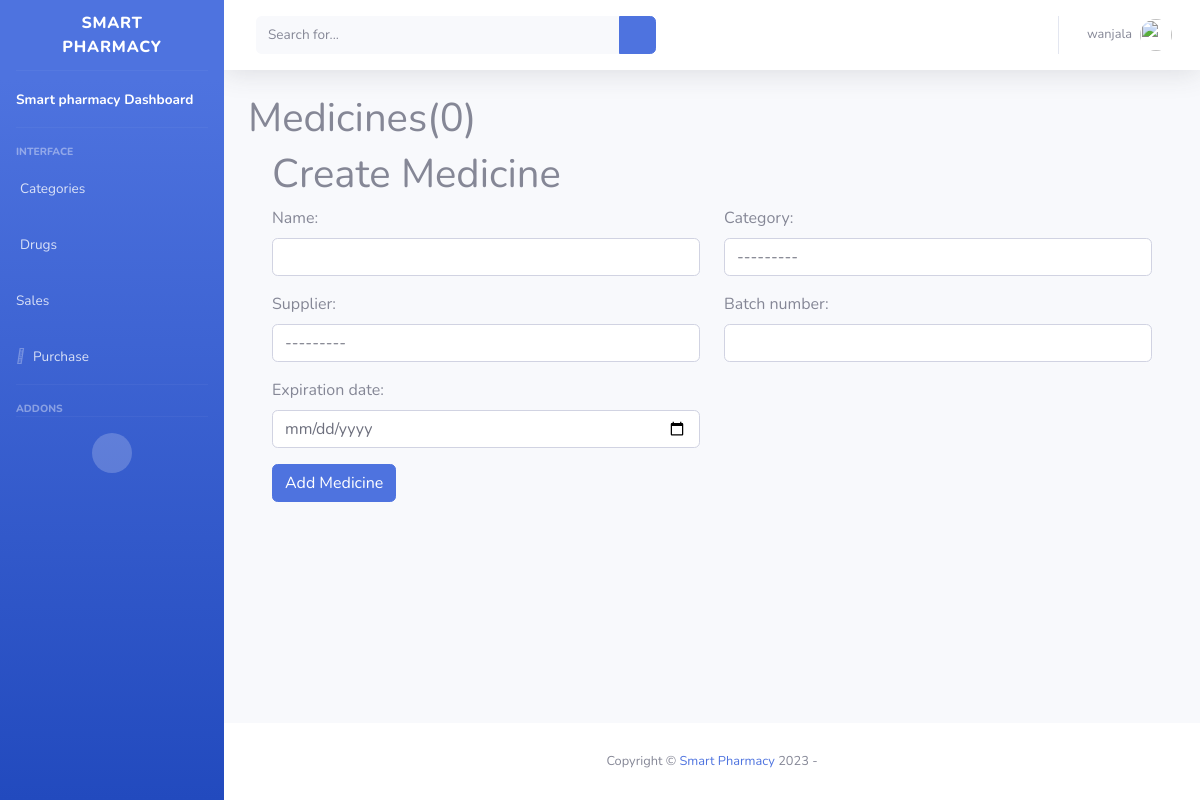
/medicines/ (signed in), run on an earlier commit of the app's database.
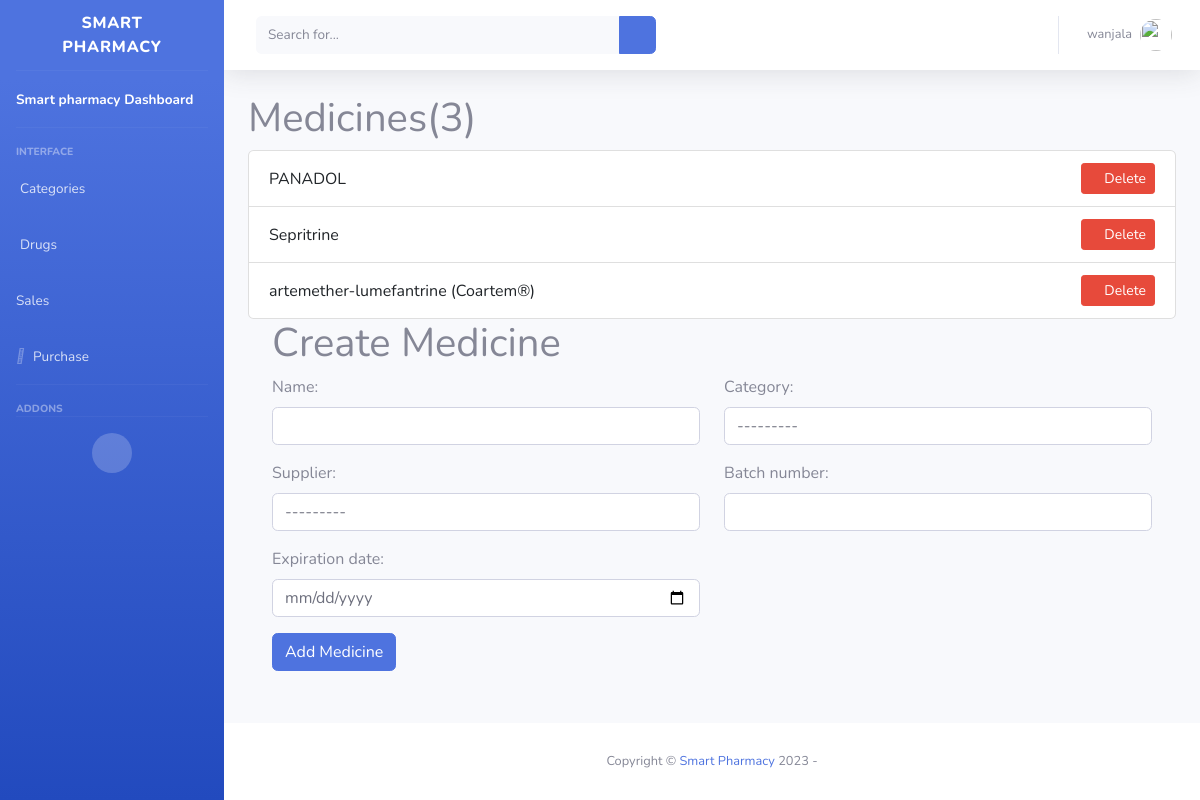
And on a later commit of the database.
### pharmacy/models.py (models this page shows, shortened)
class Medicine(models.Model):
    name = models.CharField(max_length=200, unique=True)
    category = models.ForeignKey(Category, on_delete=models.CASCADE)
    batch_number = models.CharField(max_length=50)
    expiration_date = models.DateField()
    supplier = models.ForeignKey(Supplier, on_delete=models.CASCADE)

### pharmacy/views.py (the view)
# urls.py: path('medicines/', views.medicines, name='medicines'),
@login_required(login_url='login')
def medicines(request):
    if request.user.is_superuser:
        if request.method == 'POST':
            form = MedicineForm(request.POST)
            if form.is_valid():
                form.save()
                return redirect('medicines')
    medicines = Medicine.objects.all()
    form = MedicineForm()
    return render(request, 'pharmacy/medicines.html', {'medicines': medicines, 'form': form})

### pharmacy/forms/forms.py
class MedicineForm(forms.ModelForm):
    class Meta:
        model = Medicine
        fields = '__all__'
    def __init__(self, *args, **kwargs):
        super().__init__(*args, **kwargs)
        for field_name, field in self.fields.items():
            field.widget.attrs['class'] = 'form-control'
        self.fields['expiration_date'].widget = forms.DateInput(attrs={'type': 'date', 'class': 'form-control'})

### pharmacy/models.py (called while the page is built)
    def __str__(self):
        return self.name

    def __str__(self):
        return self.name

### pharmacy/templates/pharmacy/medicines.html (shortened to what this page needs)
{% extends 'main.html' %}
{% load static %}
{% block content %}
    <section id="page-top">
        <div id="wrapper">
            {% include 'pharmacy/sideBar.html' %}
            <div id="content-wrapper" class="d-flex flex-column">
                <div id="content">
                    {% include 'pharmacy/topAppBar.html' %}
                    {% include 'pharmacy/medicines_list.html' %}
                    </div>
                {% include 'footer.html' %}
            </div>
        </div>
    </section>
{% endblock %}

### pharmacy/templates/pharmacy/medicines_list.html (shortened to what this page needs)
 <div class="container">
        <h1>Medicines({{ medicines.count }})</h1>
        <ul class="list-group">
            {% for medicine in medicines %}
            <li class="list-group-item d-flex justify-content-between align-items-center">
                <span>{{ medicine.name }}</span>
                {% if request.user.is_superuser %}
                <form method="post" action="{% url 'delete_medicine' medicine.id %}">
                    <button type="submit" class="btn btn-danger btn-sm">
                        <i class="fas fa-trash-alt"></i> Delete
                    </button>
                </form>
                {% endif %}
            </li>
            {% endfor %}
        </ul>
{% if request.user.is_superuser %}
	{% include 'pharmacy/add_medicine.html' %}
{% endif %}
    </div>

What changed in the data, as far as the page shows it:
added Medicine: name "PANADOL"
added Medicine: name "Sepritrine"
added Medicine: name "artemether-lumefantrine (Coartem®)"
Also different on the page:
{{ medicines.count }}: "0" → "3"
